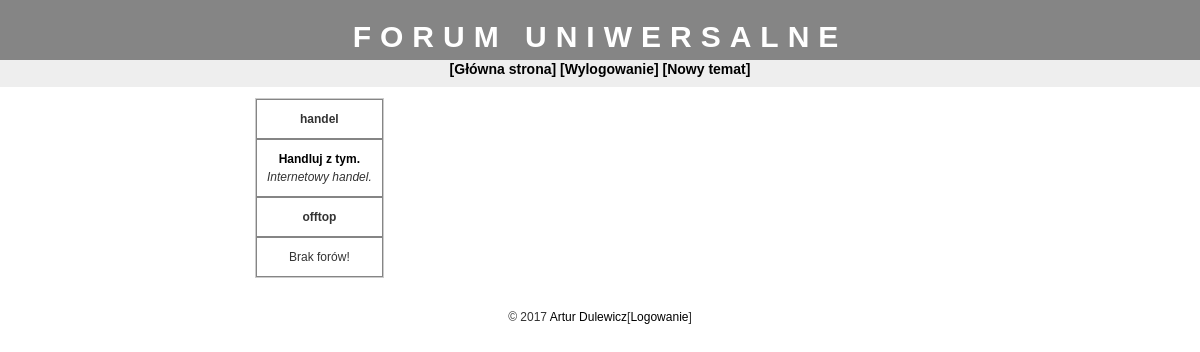
Screenshot of / (signed in) with the database file from the repository.
### tables this page shows
CREATE TABLE `kategorie` (
  `id` tinyint(4) NOT NULL AUTO_INCREMENT,
  `nazwa` varchar(50) NOT NULL,
  PRIMARY KEY (`id`)
);

CREATE TABLE `fora` (
  `id` tinyint(4) NOT NULL AUTO_INCREMENT,
  `id_kat` tinyint(4) NOT NULL,
  `nazwa` varchar(30) NOT NULL,
  `opis` varchar(255) NOT NULL,
  PRIMARY KEY (`id`)
);

### index.php (the view, shortened to what this page needs)
<?php
require("naglowek.php");
$catsql = "SELECT * FROM kategorie;";
$catresult = mysql_query($catsql);
echo "<table cellspacing=0>";
while($catrow = mysql_fetch_assoc($catresult)){
	echo"<tr class='head'><td colspan=2>";
	echo "<strong>" . $catrow['nazwa'] . "</strong></td>";
	echo "<tr>";
	$forumsql = "SELECT * FROM fora WHERE id_kat = " . $catrow['id'] . ";";
	$forumresult = mysql_query($forumsql);
	$forumnumrows = mysql_num_rows($forumresult);
	if($forumnumrows == 0){
		echo "<tr><td>Brak forów!</td></tr>";
	}
	else{
		while($forumrow = mysql_fetch_assoc($forumresult)){
			echo"<tr>";
			echo"<td>";
			echo "<strong><a href='wyswietlanie_forum.php?id=" . $forumrow['id'] . "'>" . $forumrow['nazwa'] . "</a></strong>";
			echo "<br/><i>" . $forumrow['opis'] . "</i>";
			echo "</td>";
			echo "</tr>";
		}
	}
}
echo "</table>";
require("stopka.php");
?>

### arkusz_stylow.css (style rules this page uses)
a:link { text-decoration: none; color: #000; }
table { border: thin solid #cccccc; background: #ffffff; }
td { border: thin solid #858585; padding: 10px; }

### rows the page displays
kategorie: nazwa "handel"
fora: nazwa "Handluj z tym.", opis "Internetowy handel."
kategorie: nazwa "offtop", shows "Brak forów!"

### other values shown
$config_forumsname "FORUM UNIWERSALNE"
$config_admin "Artur Dulewicz"
